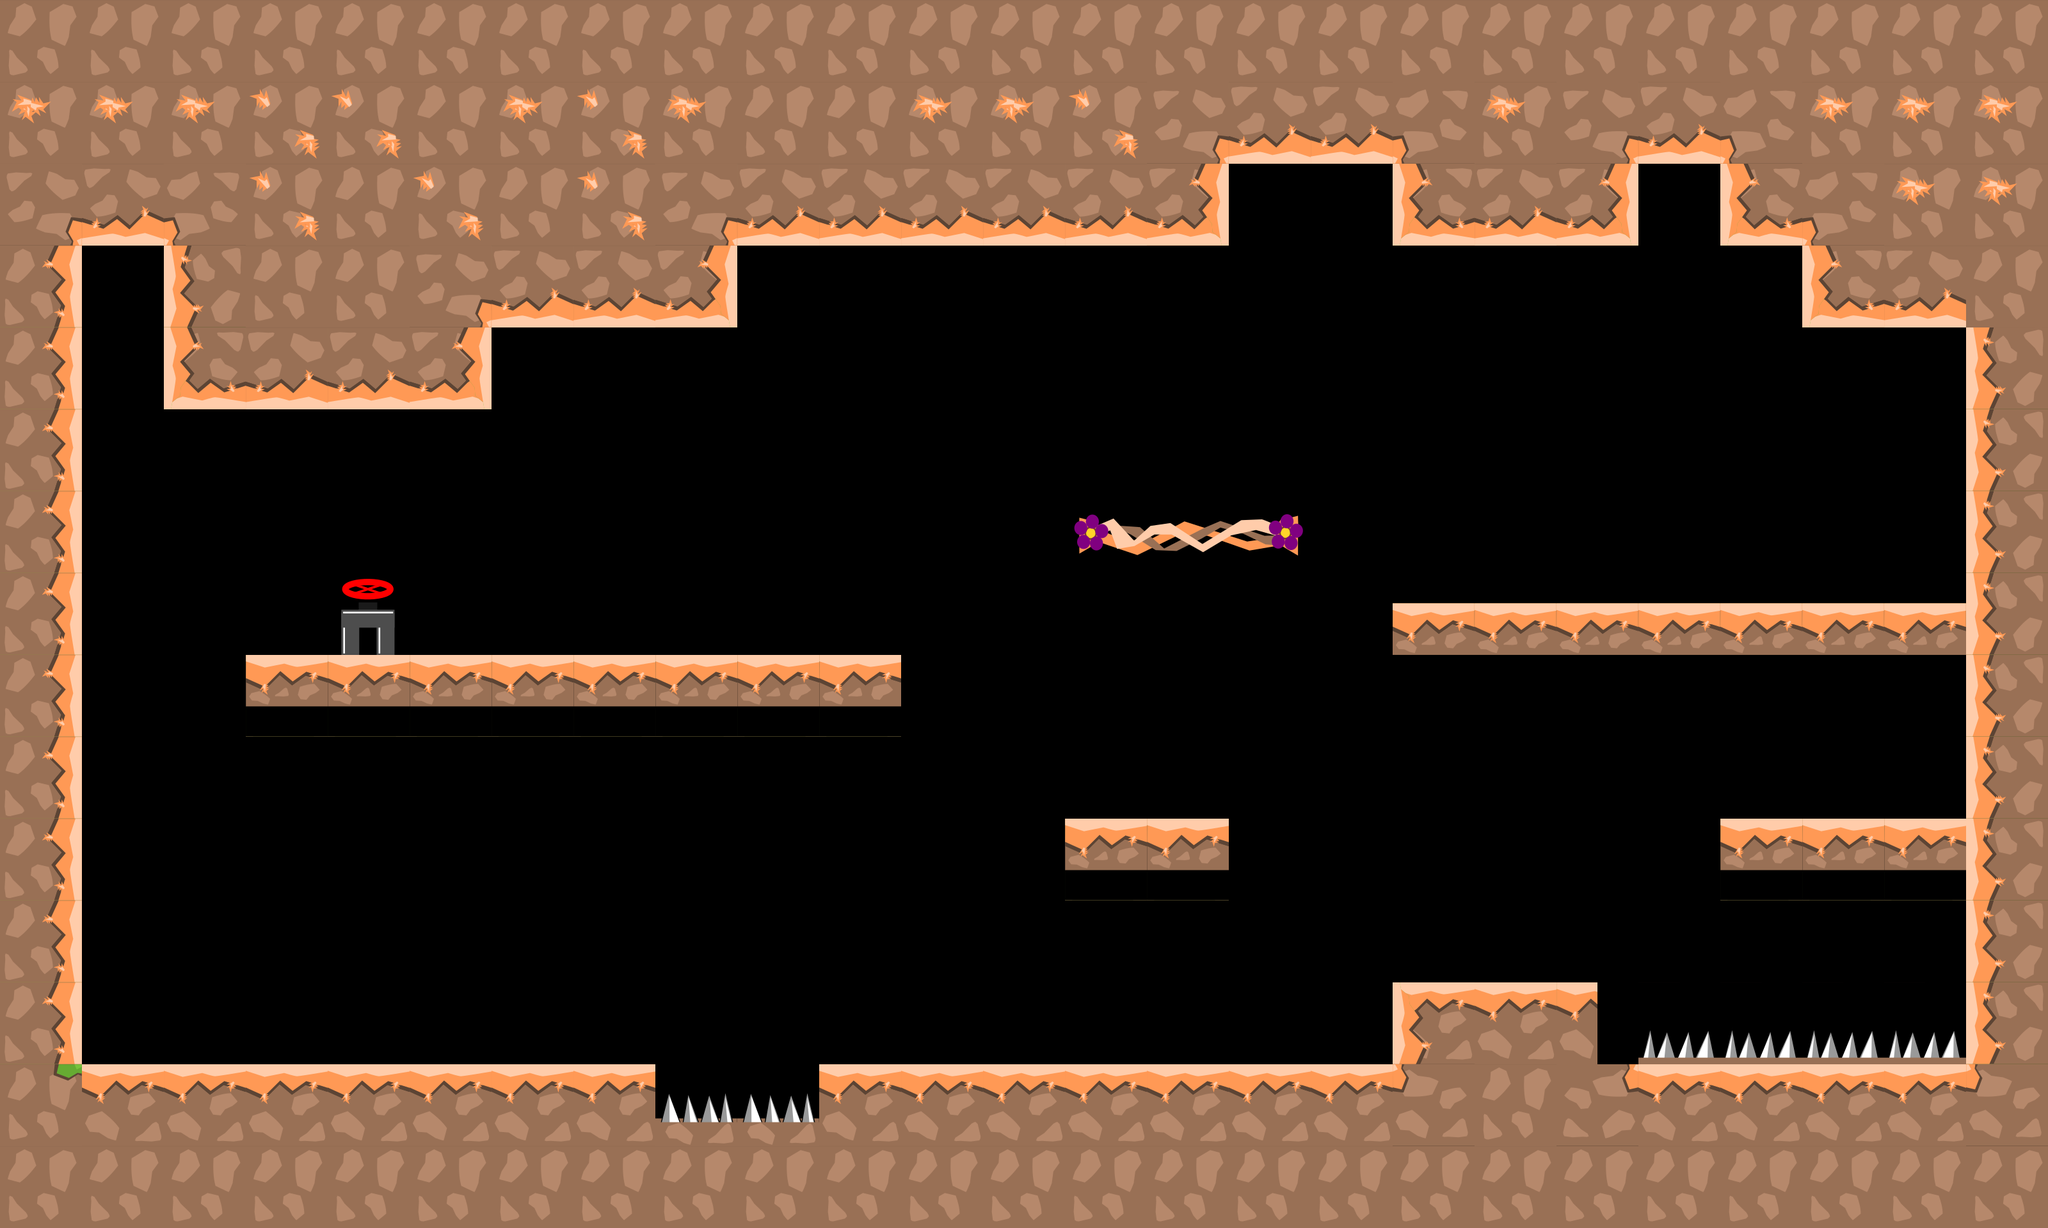

Rendered tile map (Tiled .tmx) drawn with the repository's tilesets; below, a short description and the map source with its tile grids summarised:
An orthogonal 25x15 tile map with 128x128 px tiles, 1 tile layer (graphics), 4 tilesets and 34 objects.

<map version="1.0" tiledversion="1.1.1" orientation="orthogonal" renderorder="right-down" width="25" height="15" tilewidth="128" tileheight="128" infinite="0" nextobjectid="54">
 <tileset firstgid="1" source="tiles_128x128.tsx" />
 <tileset firstgid="37" source="tiles_128x128_orange.tsx" />
 <tileset firstgid="73" source="tiles_128x128_green.tsx" />
 <tileset firstgid="109" source="tiles_128x128_vines.tsx" />
 <layer name="graphics" width="25" height="15">
  <data>[375 cells, 186 non-empty, 25 distinct tile ids]</data>
 </layer>
 <objectgroup name="blocks">
  <object id="1" x="1275.52" y="1664.06" width="1928.48" height="247.94" />
  <object id="2" x="3072" y="4" width="112" height="1696" />
  <object id="3" x="64" y="52" width="64" height="1684" />
  <object id="4" x="8" y="4" width="3172" height="120" />
  <object id="7" x="384" y="1024.33" width="1024.06" height="80.167" />
  <object id="9" x="1663.67" y="1280.5" width="256" height="79.8333" />
  <object id="13" x="2175.66" y="1536.33" width="319.637" height="154.334" />
  <object id="14" x="2687.76" y="1279.88" width="414.909" height="81.0306" />
  <object id="31" x="0" y="1664" width="1028.55" height="246.667" />
  <object id="33" x="2175.98" y="942.986" width="908.693" height="81.1017" />
  <object id="44" x="256" y="512" width="512" height="128" />
  <object id="45" x="768" y="384" width="384" height="128" />
  <object id="46" x="1152" y="256" width="768" height="128" />
  <object id="47" x="2176" y="256" width="384" height="128" />
  <object id="48" x="2688" y="256" width="128" height="128" />
  <object id="49" x="2816" y="384" width="256" height="128" />
  <object id="50" x="2560" y="128" width="128" height="128" />
  <object id="51" x="1920" y="128" width="256" height="128" />
  <object id="52" x="256" y="384" width="128" height="128" />
  <object id="53" x="128" y="256" width="128" height="128" />
 </objectgroup>
 <objectgroup name="passBlock">
  <object id="40" x="1686.67" y="815.333" width="340" height="46" />
 </objectgroup>
 <objectgroup name="damage">
  <object id="32" x="1030.55" y="1733.97" width="241" height="44" />
  <object id="43" x="2566.67" y="1606.06" width="490.909" height="33.3333" />
 </objectgroup>
 <objectgroup name="flowers">
  <object id="24" x="861.515" y="859.879" width="69.697" height="69.697">
   <ellipse />
  </object>
  <object id="26" x="1243.52" y="861.879" width="69.697" height="69.697">
   <ellipse />
  </object>
  <object id="27" x="1751.52" y="1109.94" width="69.697" height="69.697">
   <ellipse />
  </object>
  <object id="28" x="2579.52" y="1115.88" width="69.697" height="69.697">
   <ellipse />
  </object>
  <object id="29" x="2779.52" y="1111.88" width="69.697" height="69.697">
   <ellipse />
  </object>
  <object id="30" x="2963.52" y="1111.88" width="69.697" height="69.697">
   <ellipse />
  </object>
  <object id="35" x="2304" y="768" width="69.697" height="69.697">
   <ellipse />
  </object>
  <object id="36" x="2632.73" y="768" width="69.697" height="69.697">
   <ellipse />
  </object>
  <object id="37" x="2944" y="768" width="69.697" height="69.697">
   <ellipse />
  </object>
  <object id="38" x="1819.15" y="643.758" width="69.697" height="69.697">
   <ellipse />
  </object>
 </objectgroup>
 <objectgroup name="end">
  <object id="16" x="534.758" y="918" width="76.9091" height="76.9091">
   <ellipse />
  </object>
 </objectgroup>
</map>
